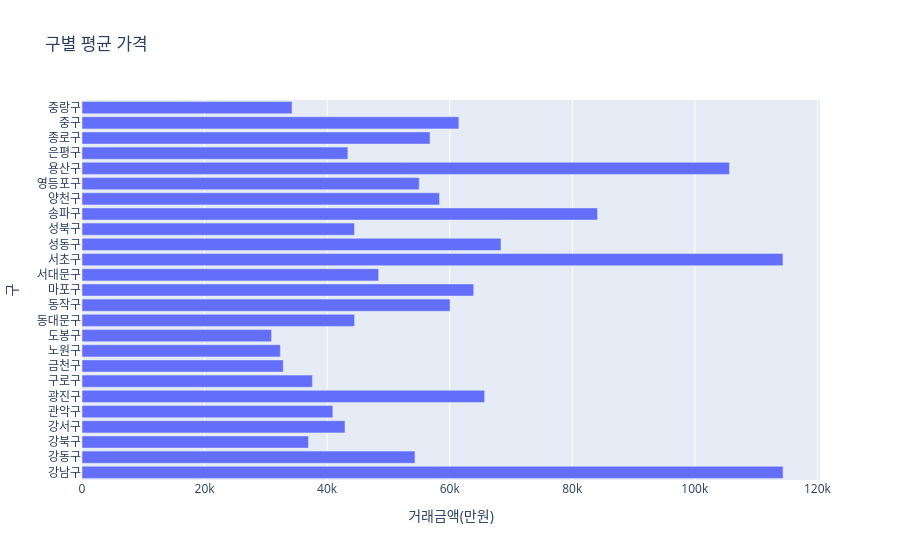

The cell this chart's notebook holds for it:
### Code cell
district_avg = apt.groupby("구")["거래금액(만원)"].mean().reset_index()

fig = px.bar(
    district_avg,
    x="거래금액(만원)",
    y="구",
    orientation="h",
    title="구별 평균 가격"
)

fig.show()
fig.write_image("구별_평균_가격.png", width=1400, height=800, scale=2)

### Figure 1 — Plotly figure (JSON) as saved in the notebook; plotly's stock layout.template omitted (floating-point values rounded to 4 significant figures)
{"data": [{"hovertemplate": "거래금액(만원)=%{x}<br>구=%{y}<extra></extra>", "legendgroup": "", "marker": {"color": "#636efa", "pattern": {"shape": ""}}, "name": "", "orientation": "h", "showlegend": false, "textposition": "auto", "type": "bar", "x": [114400.0, 54340.0, 36950.0, 42920.0, 40930.0, 65700.0, 37600.0, 32840.0, 32370.0, 30930.0, 44490.0, 60060.0, 63920.0, 48410.0, 114400.0, 68370.0, 44470.0, 84120.0, 58340.0, 55030.0, 105700.0, 43380.0, 56790.0, 61500.0, 34270.0], "xaxis": "x", "y": ["강남구", "강동구", "강북구", "강서구", "관악구", "광진구", "구로구", "금천구", "노원구", "도봉구", "동대문구", "동작구", "마포구", "서대문구", "서초구", "성동구", "성북구", "송파구", "양천구", "영등포구", "용산구", "은평구", "종로구", "중구", "중랑구"], "yaxis": "y"}], "layout": {"barmode": "relative", "legend": {"tracegroupgap": 0}, "title": {"text": "구별 평균 가격"}, "xaxis": {"anchor": "y", "domain": [0, 1], "title": {"text": "거래금액(만원)"}}, "yaxis": {"anchor": "x", "domain": [0, 1], "title": {"text": "구"}}}}
